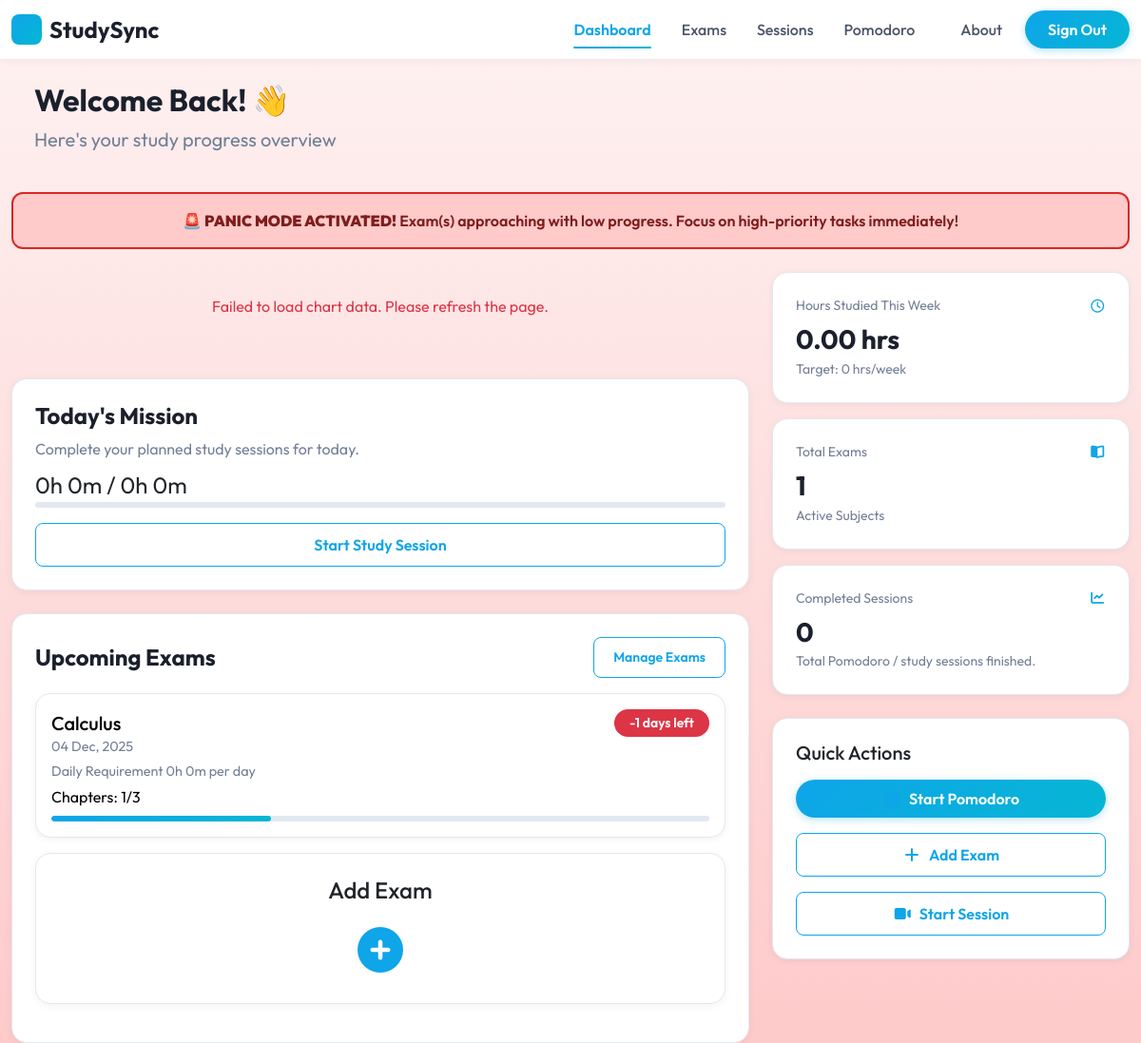
The page /dashboard (signed in) on the database its author committed.
### my_app/models.py (models this page shows, shortened)
class Exam(models.Model):
    user_id = models.ForeignKey(User, related_name='exams', on_delete=models.CASCADE)
    title = models.CharField(max_length=45)
    exam_date = models.DateField()
    created_at = models.DateTimeField(auto_now_add=True)
    updated_at = models.DateTimeField(auto_now=True)
    objects = ExamManager()
    def task_count(self):
        return self.exam_tasks.count()
    def total_hours_per_day(self):
        counter = 0
        for task in self.exam_tasks.all():
            if (task.completed == False):
                counter += task.estimated_minutes
        days = self.days_left()
        if days <= 0:
            return {'hours': 0, 'minutes': 0}
        total_per_day = counter / days
        return {
            'hours' : int(total_per_day // 60),
            'minutes' : int(total_per_day % 60)
        }
    def all_required_per_day(self):
        counter = 0
        for task in self.exam_tasks.all():
            counter += task.estimated_minutes
        days = self.days_left()
        if days <= 0:
            return {'hours': 0, 'minutes': 0}
        total_per_day = counter / days
        return {
            'hours': int(total_per_day // 60),
            'minutes': int(total_per_day % 60)
        }
    def get_total_daily_required_minutes(user):
        total_minutes = 0
        exams = Exam.objects.filter(user_id=user)
        for exam in exams:
            data = exam.all_required_per_day()
            exam_minutes = data['hours'] * 60 + data['minutes']
            total_minutes += exam_minutes
        return {
            'hours': total_minutes // 60,
            'minutes': total_minutes % 60
        }
    def get_completed_tasks(self):
        counter = 0
        for task in self.exam_tasks.all():
            if task.completed == True:
                counter += 1
        return counter
    def percentage(self):
        total_tasks = self.task_count()
        if total_tasks == 0:
            return 0
        return (self.get_completed_tasks()/total_tasks)*100
    def calculate_daily_percentage(user):
        remaining = get_all_exams_required_hrs(user)          # {'hours': h, 'minutes': m}
        total = get_total_daily_required_minutes(user)    # {'hours': h, 'minutes': m}
        remaining_minutes = remaining['hours'] * 60 + remaining['minutes']
        total_minutes = total['hours'] * 60 + total['minutes']
        if total_minutes == 0:
            return 0
        done_minutes = total_minutes - remaining_minutes
        percentage = (done_minutes / total_minutes) * 100
        return round(percentage, 1)
    def days_left(self):
        now = str(date.today())
        current_time = datetime.strptime(now, '%Y-%m-%d').date()
        days_left = self.exam_date - current_time
        return days_left.days
    def urgency_color(self):
        days = self.days_left()
        progress = self.percentage()
        if days <= 2 or (days <= 5 and progress < 20):
            return "#dc3545"     # red
        if days <= 7 or (days <= 14 and progress < 50):
            return "#ffc107"     # yellow
        return "#28a745"         # green
    def get_panic_level(self):
        days = self.days_left()
        progress = self.percentage()
        if days <= 1 or (days <= 3 and progress < 30):
            return 3
        if days <= 3 or (days <= 7 and progress < 40):
            return 2
        if days <= 7 or (days <= 14 and progress < 60):
            return 1
        return 0

class Task(models.Model):
    user_id = models.ForeignKey(User, related_name='user_tasks', on_delete=models.CASCADE)
    exam_id = models.ForeignKey(Exam, related_name='exam_tasks', on_delete=models.CASCADE)
    title = models.CharField(max_length=45)
    priority = models.IntegerField(default=1)
    estimated_minutes = models.IntegerField(default=0)
    completed = models.BooleanField(default=False)
    created_at = models.DateTimeField(auto_now_add=True)
    updated_at = models.DateTimeField(auto_now=True)

### my_app/views.py (the view)
# urls.py: path('dashboard', views.dashboard),
def dashboard(request):
    if not request.session.get('is_logged'):
        return render(request,'not_found.html')
    user_id = request.session["user_id"]
    user = User.objects.get(id=user_id)
    hours = user.minutes_studied // 60
    mins = user.minutes_studied % 60
    exams = models.get_all_exams_for_user(user)
    panic_level = 0
    if exams:
        panic_level = max(exam.get_panic_level() for exam in exams)
    daily_req = Exam.get_total_daily_required_minutes(user)
    weekly_target_minutes = (daily_req['hours'] * 60 + daily_req['minutes']) * 7
    weekly_target_hours = weekly_target_minutes // 60
    weekly_target_mins = weekly_target_minutes % 60
    context = {
        'user' : models.get_user_by_id(request.session['user_id']),
        'exams' : exams,
        'total_exams' : Exam.objects.filter(user_id=user).count(),
        'all_minutes' : user.minutes_studied,
        'hours' : hours,
        'minutes': mins,
        'sessions' : user.sessions_completed,
        'today_required_hours': models.get_all_exams_required_hrs(user),
        'today_required_hours_all_tasks' : daily_req,
        'daily_percentage' : Exam.calculate_daily_percentage(user),
        'panic_level': panic_level,
        'weekly_target_hours': weekly_target_hours,
        'weekly_target_mins': weekly_target_mins
    }
    return render(request, 'dashboard.html', context)

### my_app/templates/dashboard.html (shortened to what this page needs)
<!DOCTYPE html>
<html lang="en">
<head>
    {% load static %}
    <link href="https://cdn.jsdelivr.net/npm/bootstrap@5.3.8/dist/css/bootstrap.min.css" rel="stylesheet"
>
    <link rel="stylesheet" href="https://cdnjs.cloudflare.com/ajax/libs/font-awesome/7.0.1/css/all.min.css">
    <link rel="stylesheet" href="{% static 'css/dashboard.css' %}">
    <link rel="stylesheet" href="{% static 'css/nav.css' %}">
</head>
<body class="panic-level-{{ panic_level }}">
    <header>
        <nav class="navbar navbar-expand-lg navbar-light bg-white sticky-top shadow-sm">
            <div class="container">
                <a class="navbar-brand fw-bold d-flex align-items-center gap-2" href="/">
                    <div class="logo-icon"></div>
                    StudySync
                </a>
                <div class="collapse navbar-collapse" id="navbarNav">
                    <ul class="navbar-nav ms-auto align-items-center">
                        {% if request.session.is_logged %}
                        <li class="nav-item">
                            <a class="nav-link active" href="/dashboard">Dashboard</a>
                        </li>
                        <li class="nav-item">
                            <a class="nav-link" href="/exams_page">Exams</a>
                        </li>
                        <li class="nav-item">
                            <a class="nav-link" href="/sessions_page">Sessions</a>
                        </li>
                        <li class="nav-item">
                            <a class="nav-link" href="/pomodoro_page">Pomodoro</a>
                        </li>
                        <li class="nav-item ms-lg-3">
                            <a class="nav-link" href="/about">About</a>
                        </li>
                        <li class="nav-item ms-lg-2">
                            <a class="btn btn-signout" href="/signout">Sign Out</a>
                        </li>
                        {% endif %}
                    </ul>
                </div>
            </div>
        </nav>
        <div class="container">
            <div class="p-4">
                <h1 class="fw-bold">Welcome Back! 👋</h1>
                <p class="text-secondary fs-5">Here's your study progress overview</p>
            </div>
            {% if panic_level == 1 %}
            <div class="panic-alert panic-alert-1">
                ⚠️ <strong>Warning:</strong> You're falling behind schedule. Consider increasing your study time today!
            </div>
            {% elif panic_level == 2 %}
            <div class="panic-alert panic-alert-2">
                🔥 <strong>Alert:</strong> You're significantly behind! You need to study {{ today_required_hours.hours|default:0 }}h {{ today_required_hours.minutes }}m today to catch up.
            </div>
            {% elif panic_level == 3 %}
            <div class="panic-alert panic-alert-3">
                🚨 <strong>PANIC MODE ACTIVATED!</strong> Exam(s) approaching with low progress. Focus on high-priority
                tasks immediately!
            </div>
            {% endif %}
            <div class="row  g-4">
                <div class="col-lg-8 d-flex flex-column gap-4">
                    <div class="container my-4">
                    </div>
                    <div class="border rounded-4 shadow-sm bg-white p-4 d-flex flex-column justify-content-between">
                        <h2 class="align-self-start mb-2">
                            Today's Mission
                        </h2>
                        <div class="d-flex justify-content-between align-items-center mb-2">
                            <p class="text-secondary mb-0">
                                Complete your planned study sessions for today.
                            </p>
                        </div>
                        <p class="fs-4 pb-0 mb-0">{{ today_required_hours.hours }}h {{ today_required_hours.minutes }}m
                            /
                            {{ today_required_hours_all_tasks.hours }}h {{ today_required_hours_all_tasks.minutes }}m
                        </p>
                        <div class="progress mt-0" role="progressbar" aria-label="Exam progress"
                            aria-valuenow="{{ daily_percentage }}" aria-valuemin="0" aria-valuemax="100"
                            style="height: 6px;">
                        </div>
                        <button class="btn btn-outline-primary w-100 mt-3">
                            <a class="text-decoration-none link" href="/sessions_page">
                                Start Study Session
                            </a>
                        </button>
                    </div>
                    <div class="border rounded-4 shadow-sm bg-white p-4">
                        <div class="d-flex justify-content-between align-items-center mb-3">
                            <h2 class="mb-0">Upcoming Exams</h2>
                            <a href="/exams_page" class="btn btn-outline-primary btn-sm">Manage Exams</a>
                        </div>
                        {% if exams %}
                        {% for exam in exams %}
                        <a href="/exams_page" class="text-decoration-none text-black">
                            <div class="border rounded-4 shadow-sm p-3 my-3">
                                <div class="d-flex align-items-center justify-content-between">
                                    <h5 class="mb-0">{{ exam.title }}</h5>
                                    <p class="rounded-pill text-white mb-0 px-3 py-1 small"
                                        style="background-color: {{ exam.urgency_color }};">
                                        {{ exam.days_left }} days left
                                    </p>
                                </div>
                                <p class="text-secondary date mb-1">
                                    {{ exam.exam_date|date:'d M, Y' }}
                                </p>
                                <p class="text-secondary date mb-1">
                                    Daily Requirement <span>{{ exam.total_hours_per_day.hours|default:0 }}h
                                        {{ exam.total_hours_per_day.minutes|default:0 }}m</span> per day
                                </p>
                                <p class="mb-2">
                                    Chapters: {{ exam.get_completed_tasks }}/{{ exam.task_count }}
                                </p>
                                <div class="progress" role="progressbar" aria-label="Exam progress"
                                    aria-valuenow="{{ exam.percentage }}" aria-valuemin="0" aria-valuemax="100"
                                    style="height: 6px;">
                                    <div class="progress-bar" style="width: {{ exam.percentage }}%; height: 6px;">
                                    </div>
                                </div>
                            </div>
                        </a>
                        {% endfor %}
                        {% else %}
                        <p class="text-secondary mb-3">No exams yet. Start by adding your first exam.</p>
                        {% endif %}
                        <div class="border rounded-4 shadow-sm p-4 my-3 text-center">
                            <h4 class="mb-3">Add Exam</h4>
                            <a href="/exams_page" class="my-2 text-decoration-none text-primary d-inline-block">
                                <i class="fa-solid fa-circle-plus fa-3x"></i>
                            </a>
                        </div>
                    </div>
                </div>
                <div class="col-lg-4 d-flex flex-column gap-4">
                    <div class="d-flex flex-column gap-3">
                        <div class="border rounded-4 shadow-sm bg-white p-4">
                            <div class="d-flex align-items-center justify-content-between text-secondary mb-2">
                                <p class="mb-0">Hours Studied This Week</p>
                                <i class="fa-regular fa-clock"></i>
                            </div>
                            <h4 class="fw-bold mb-1">
                                {{ hours|default:0 }}.{% if minutes %}{{ minutes }}{% else %}00{% endif %} hrs
                            </h4>
                            <p class="bottom text-secondary mb-0">Target: {{ weekly_target_hours|default:0 }}{% if weekly_target_mins %}.{{ weekly_target_mins }}{% endif %} hrs/week</p>
                        </div>
                        <div class="border rounded-4 shadow-sm bg-white p-4">
                            <div class="d-flex align-items-center justify-content-between text-secondary mb-2">
                                <p class="mb-0">Total Exams</p>
                                <i class="fa-solid fa-book-open"></i>
                            </div>
                            <h4 class="fw-bold mb-1">{{ total_exams|default:0 }}</h4>
                            <p class="bottom text-secondary mb-0">Active Subjects</p>
                        </div>
                        <div class="border rounded-4 shadow-sm bg-white p-4">
                            <div class="d-flex align-items-center justify-content-between text-secondary mb-2">
                                <p class="mb-0">Completed Sessions</p>
                                <i class="fa-solid fa-chart-line"></i>
                            </div>
                            <h4 class="fw-bold mb-1">{{ sessions|default:0 }}</h4>
                            <p class="bottom text-secondary mb-0">
                                Total Pomodoro / study sessions finished.
                            </p>
                        </div>
                    </div>
                    <div class="border rounded-4 shadow-sm bg-white p-4">
                        <h5 class="mb-3">Quick Actions</h5>
                        <div class="d-grid gap-3">
                            <a href="/pomodoro_page"
                                class="btn btn-primary d-flex align-items-center justify-content-center gap-2">
                                <i class="fa-solid fa-clock"></i>
                                Start Pomodoro
                            </a>
                            <a href="/exams_page"
                                class="btn btn-outline-primary d-flex align-items-center justify-content-center gap-2">
                                <i class="fa-solid fa-plus"></i>
                                Add Exam
                            </a>
                            <a href="/sessions_page"
                                class="btn btn-outline-primary d-flex align-items-center justify-content-center gap-2">
                                <i class="fa-solid fa-video"></i>
                                Start Session
                            </a>
                        </div>
                    </div>
                </div>
            </div>
        </div>
    </header>
</body>
</html>

### rows shown on the page
Exam: title "Calculus", days_left "-1", exam_date "04 Dec, 2025", total_hours_per_day.hours "0", total_hours_per_day.minutes "0", get_completed_tasks "1", task_count "3"

### other values the page prints
{{ today_required_hours.hours }} "0"
{{ today_required_hours.minutes }} "0"
{{ today_required_hours_all_tasks.hours }} "0"
{{ today_required_hours_all_tasks.minutes }} "0"
{{ hours|default:0 }} "0"
{{ weekly_target_hours|default:0 }} "0"
{{ total_exams|default:0 }} "1"
{{ sessions|default:0 }} "0"
